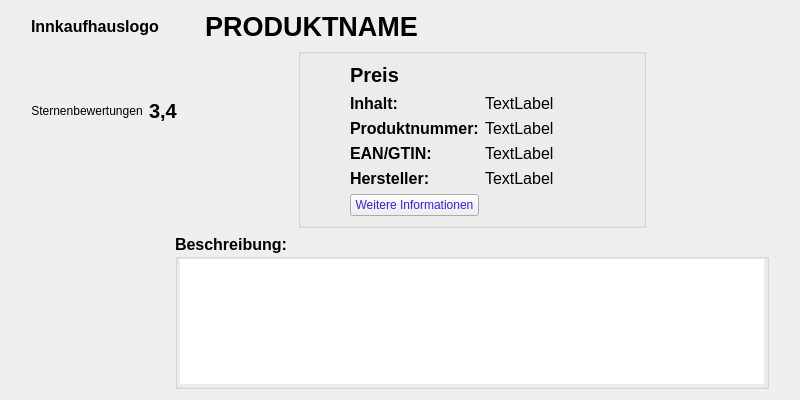
<?xml version="1.0" encoding="UTF-8"?>
<ui version="4.0">
 <class>Widget</class>
 <widget class="QWidget" name="Widget">
  <property name="geometry">
   <rect>
    <x>0</x>
    <y>0</y>
    <width>800</width>
    <height>400</height>
   </rect>
  </property>
  <property name="sizePolicy">
   <sizepolicy hsizetype="Expanding" vsizetype="Expanding">
    <horstretch>0</horstretch>
    <verstretch>0</verstretch>
   </sizepolicy>
  </property>
  <property name="maximumSize">
   <size>
    <width>800</width>
    <height>400</height>
   </size>
  </property>
  <property name="windowTitle">
   <string>Widget</string>
  </property>
  <property name="autoFillBackground">
   <bool>false</bool>
  </property>
  <property name="styleSheet">
   <string notr="true">QWidget#_Widget { background-color: qconicalgradient(cx:0, cy:0, angle:129.738, stop:0.310293 rgba(131, 201, 201, 0), stop:0.375 rgba(40, 201, 198, 17), stop:0.423533 rgba(0, 221, 255, 68), stop:0.45 rgba(66, 245, 255, 54), stop:0.477581 rgba(101, 255, 251, 75), stop:0.518717 rgba(98, 255, 244, 45), stop:0.55 rgba(88, 243, 255, 95), stop:0.57754 rgba(98, 244, 255, 73), stop:0.626597 rgba(108, 255, 254, 19), stop:0.687453 rgba(114, 255, 242, 0)); }
QWidget#Widget { background-color: &quot;white&quot; }</string>
  </property>
  <layout class="QGridLayout" name="gridLayout_2">
   <item row="1" column="1" rowspan="2">
    <widget class="QStackedWidget" name="stackedWidget">
     <property name="currentIndex">
      <number>1</number>
     </property>
     <widget class="QWidget" name="page_1">
      <layout class="QGridLayout" name="gridLayout">
       <property name="leftMargin">
        <number>0</number>
       </property>
       <property name="topMargin">
        <number>0</number>
       </property>
       <property name="rightMargin">
        <number>0</number>
       </property>
       <property name="bottomMargin">
        <number>0</number>
       </property>
       <item row="4" column="0" colspan="3">
        <layout class="QHBoxLayout" name="horizontalLayout_2">
         <item>
          <spacer name="horizontalSpacer_6">
           <property name="orientation">
            <enum>Qt::Horizontal</enum>
           </property>
           <property name="sizeType">
            <enum>QSizePolicy::Fixed</enum>
           </property>
           <property name="sizeHint" stdset="0">
            <size>
             <width>40</width>
             <height>20</height>
            </size>
           </property>
          </spacer>
         </item>
         <item>
          <layout class="QVBoxLayout" name="verticalLayout">
           <item>
            <widget class="QLabel" name="label_10">
             <property name="sizePolicy">
              <sizepolicy hsizetype="Fixed" vsizetype="Preferred">
               <horstretch>0</horstretch>
               <verstretch>0</verstretch>
              </sizepolicy>
             </property>
             <property name="font">
              <font>
               <pointsize>9</pointsize>
               <bold>true</bold>
              </font>
             </property>
             <property name="text">
              <string>Innkaufhaus Schuhmacher KG</string>
             </property>
            </widget>
           </item>
           <item>
            <widget class="QLabel" name="label_9">
             <property name="sizePolicy">
              <sizepolicy hsizetype="Fixed" vsizetype="Preferred">
               <horstretch>0</horstretch>
               <verstretch>0</verstretch>
              </sizepolicy>
             </property>
             <property name="font">
              <font>
               <pointsize>9</pointsize>
               <bold>true</bold>
              </font>
             </property>
             <property name="text">
              <string>Ledererzeile 1-5</string>
             </property>
            </widget>
           </item>
           <item>
            <widget class="QLabel" name="label_6">
             <property name="sizePolicy">
              <sizepolicy hsizetype="Fixed" vsizetype="Preferred">
               <horstretch>0</horstretch>
               <verstretch>0</verstretch>
              </sizepolicy>
             </property>
             <property name="font">
              <font>
               <pointsize>9</pointsize>
               <bold>true</bold>
              </font>
             </property>
             <property name="text">
              <string>83512 Wasserburg am Inn</string>
             </property>
            </widget>
           </item>
          </layout>
         </item>
         <item>
          <spacer name="horizontalSpacer_4">
           <property name="orientation">
            <enum>Qt::Horizontal</enum>
           </property>
           <property name="sizeHint" stdset="0">
            <size>
             <width>40</width>
             <height>20</height>
            </size>
           </property>
          </spacer>
         </item>
         <item>
          <layout class="QVBoxLayout" name="verticalLayout_3">
           <item>
            <widget class="QLabel" name="label_13">
             <property name="sizePolicy">
              <sizepolicy hsizetype="Fixed" vsizetype="Preferred">
               <horstretch>0</horstretch>
               <verstretch>0</verstretch>
              </sizepolicy>
             </property>
             <property name="font">
              <font>
               <pointsize>9</pointsize>
               <bold>true</bold>
              </font>
             </property>
             <property name="text">
              <string>Öffnungszeiten:</string>
             </property>
            </widget>
           </item>
           <item>
            <widget class="QLabel" name="label_12">
             <property name="sizePolicy">
              <sizepolicy hsizetype="Fixed" vsizetype="Preferred">
               <horstretch>0</horstretch>
               <verstretch>0</verstretch>
              </sizepolicy>
             </property>
             <property name="font">
              <font>
               <pointsize>9</pointsize>
               <bold>true</bold>
              </font>
             </property>
             <property name="text">
              <string>Mo - Fr: 09:00 - 18:30 Uhr</string>
             </property>
            </widget>
           </item>
           <item>
            <widget class="QLabel" name="label_11">
             <property name="sizePolicy">
              <sizepolicy hsizetype="Fixed" vsizetype="Preferred">
               <horstretch>0</horstretch>
               <verstretch>0</verstretch>
              </sizepolicy>
             </property>
             <property name="font">
              <font>
               <pointsize>9</pointsize>
               <bold>true</bold>
              </font>
             </property>
             <property name="text">
              <string>Sa: 09:00 - 17:00 Uhr</string>
             </property>
            </widget>
           </item>
          </layout>
         </item>
         <item>
          <spacer name="horizontalSpacer_5">
           <property name="orientation">
            <enum>Qt::Horizontal</enum>
           </property>
           <property name="sizeType">
            <enum>QSizePolicy::Fixed</enum>
           </property>
           <property name="sizeHint" stdset="0">
            <size>
             <width>40</width>
             <height>20</height>
            </size>
           </property>
          </spacer>
         </item>
        </layout>
       </item>
       <item row="0" column="0" colspan="3">
        <layout class="QHBoxLayout" name="horizontalLayout_3">
         <item>
          <spacer name="horizontalSpacer_7">
           <property name="orientation">
            <enum>Qt::Horizontal</enum>
           </property>
           <property name="sizeType">
            <enum>QSizePolicy::Fixed</enum>
           </property>
           <property name="sizeHint" stdset="0">
            <size>
             <width>10</width>
             <height>20</height>
            </size>
           </property>
          </spacer>
         </item>
         <item>
          <widget class="QLabel" name="logo">
           <property name="sizePolicy">
            <sizepolicy hsizetype="Preferred" vsizetype="Fixed">
             <horstretch>0</horstretch>
             <verstretch>0</verstretch>
            </sizepolicy>
           </property>
           <property name="text">
            <string/>
           </property>
          </widget>
         </item>
         <item>
          <spacer name="horizontalSpacer_11">
           <property name="orientation">
            <enum>Qt::Horizontal</enum>
           </property>
           <property name="sizeHint" stdset="0">
            <size>
             <width>40</width>
             <height>20</height>
            </size>
           </property>
          </spacer>
         </item>
         <item>
          <widget class="QLabel" name="label_3">
           <property name="sizePolicy">
            <sizepolicy hsizetype="Expanding" vsizetype="Fixed">
             <horstretch>0</horstretch>
             <verstretch>0</verstretch>
            </sizepolicy>
           </property>
           <property name="font">
            <font>
             <pointsize>22</pointsize>
             <bold>true</bold>
            </font>
           </property>
           <property name="text">
            <string>Feinkost Barcode Scanner</string>
           </property>
           <property name="alignment">
            <set>Qt::AlignHCenter|Qt::AlignTop</set>
           </property>
          </widget>
         </item>
         <item>
          <spacer name="horizontalSpacer_10">
           <property name="orientation">
            <enum>Qt::Horizontal</enum>
           </property>
           <property name="sizeHint" stdset="0">
            <size>
             <width>40</width>
             <height>20</height>
            </size>
           </property>
          </spacer>
         </item>
         <item>
          <spacer name="horizontalSpacer_12">
           <property name="orientation">
            <enum>Qt::Horizontal</enum>
           </property>
           <property name="sizeHint" stdset="0">
            <size>
             <width>40</width>
             <height>20</height>
            </size>
           </property>
          </spacer>
         </item>
        </layout>
       </item>
       <item row="3" column="0">
        <widget class="QStackedWidget" name="stackedWidget_advertise">
         <property name="currentIndex">
          <number>0</number>
         </property>
         <widget class="QWidget" name="page_5">
          <layout class="QGridLayout" name="gridLayout_8">
           <item row="0" column="0">
            <widget class="QGroupBox" name="groupBoxAdvertise">
             <property name="font">
              <font>
               <family>Segoe UI</family>
               <pointsize>15</pointsize>
               <bold>false</bold>
              </font>
             </property>
             <property name="title">
              <string>Aus unserem Sortiment:</string>
             </property>
             <layout class="QHBoxLayout" name="horizontalLayout_8">
              <item>
               <spacer name="horizontalSpacer_21">
                <property name="orientation">
                 <enum>Qt::Horizontal</enum>
                </property>
                <property name="sizeHint" stdset="0">
                 <size>
                  <width>40</width>
                  <height>20</height>
                 </size>
                </property>
               </spacer>
              </item>
              <item>
               <layout class="QVBoxLayout" name="verticalLayout_7">
                <item>
                 <widget class="QLabel" name="Advertise_artikel_name">
                  <property name="font">
                   <font>
                    <pointsize>12</pointsize>
                    <bold>true</bold>
                   </font>
                  </property>
                  <property name="text">
                   <string>Advertise_artikel_name</string>
                  </property>
                  <property name="alignment">
                   <set>Qt::AlignCenter</set>
                  </property>
                 </widget>
                </item>
                <item>
                 <widget class="QLabel" name="VorschauBild1">
                  <property name="text">
                   <string>VorschauBild1</string>
                  </property>
                  <property name="alignment">
                   <set>Qt::AlignCenter</set>
                  </property>
                 </widget>
                </item>
                <item>
                 <widget class="QTextEdit" name="textEdit_previewdescription">
                  <property name="sizePolicy">
                   <sizepolicy hsizetype="Ignored" vsizetype="Ignored">
                    <horstretch>0</horstretch>
                    <verstretch>0</verstretch>
                   </sizepolicy>
                  </property>
                  <property name="minimumSize">
                   <size>
                    <width>150</width>
                    <height>50</height>
                   </size>
                  </property>
                  <property name="font">
                   <font>
                    <pointsize>8</pointsize>
                   </font>
                  </property>
                  <property name="frameShape">
                   <enum>QFrame::NoFrame</enum>
                  </property>
                  <property name="readOnly">
                   <bool>true</bool>
                  </property>
                  <property name="html">
                   <string>&lt;!DOCTYPE HTML PUBLIC &quot;-//W3C//DTD HTML 4.0//EN&quot; &quot;http://www.w3.org/TR/REC-html40/strict.dtd&quot;&gt;
&lt;html&gt;&lt;head&gt;&lt;meta name=&quot;qrichtext&quot; content=&quot;1&quot; /&gt;&lt;meta charset=&quot;utf-8&quot; /&gt;&lt;style type=&quot;text/css&quot;&gt;
p, li { white-space: pre-wrap; }
&lt;/style&gt;&lt;/head&gt;&lt;body style=&quot; font-family:'Segoe UI'; font-size:8pt; font-weight:400; font-style:normal;&quot;&gt;
&lt;p style=&quot; margin-top:0px; margin-bottom:0px; margin-left:0px; margin-right:0px; -qt-block-indent:0; text-indent:0px;&quot;&gt;a&lt;/p&gt;
&lt;p style=&quot; margin-top:0px; margin-bottom:0px; margin-left:0px; margin-right:0px; -qt-block-indent:0; text-indent:0px;&quot;&gt;a&lt;/p&gt;
&lt;p style=&quot; margin-top:0px; margin-bottom:0px; margin-left:0px; margin-right:0px; -qt-block-indent:0; text-indent:0px;&quot;&gt;äöäää&lt;/p&gt;
&lt;p style=&quot; margin-top:0px; margin-bottom:0px; margin-left:0px; margin-right:0px; -qt-block-indent:0; text-indent:0px;&quot;&gt;ää&lt;/p&gt;&lt;/body&gt;&lt;/html&gt;</string>
                  </property>
                 </widget>
                </item>
               </layout>
              </item>
              <item>
               <spacer name="horizontalSpacer_20">
                <property name="orientation">
                 <enum>Qt::Horizontal</enum>
                </property>
                <property name="sizeHint" stdset="0">
                 <size>
                  <width>40</width>
                  <height>20</height>
                 </size>
                </property>
               </spacer>
              </item>
             </layout>
            </widget>
           </item>
          </layout>
         </widget>
         <widget class="QWidget" name="page_6">
          <layout class="QGridLayout" name="gridLayout_4">
           <item row="0" column="2">
            <layout class="QVBoxLayout" name="verticalLayout_4">
             <item>
              <spacer name="verticalSpacer_8">
               <property name="orientation">
                <enum>Qt::Vertical</enum>
               </property>
               <property name="sizeType">
                <enum>QSizePolicy::Expanding</enum>
               </property>
               <property name="sizeHint" stdset="0">
                <size>
                 <width>20</width>
                 <height>0</height>
                </size>
               </property>
              </spacer>
             </item>
             <item>
              <widget class="QLabel" name="label_2">
               <property name="font">
                <font>
                 <pointsize>18</pointsize>
                 <italic>false</italic>
                 <bold>true</bold>
                 <underline>false</underline>
                </font>
               </property>
               <property name="styleSheet">
                <string notr="true">color: rgb(0, 0, 255);</string>
               </property>
               <property name="text">
                <string>Scannen Sie hier den Barcode</string>
               </property>
               <property name="alignment">
                <set>Qt::AlignCenter</set>
               </property>
              </widget>
             </item>
             <item>
              <widget class="QLabel" name="label_14">
               <property name="font">
                <font>
                 <pointsize>18</pointsize>
                 <italic>false</italic>
                 <bold>true</bold>
                 <underline>false</underline>
                </font>
               </property>
               <property name="styleSheet">
                <string notr="true">color: rgb(0, 0, 255);</string>
               </property>
               <property name="text">
                <string> von Produkten um weitere</string>
               </property>
               <property name="alignment">
                <set>Qt::AlignCenter</set>
               </property>
              </widget>
             </item>
             <item>
              <widget class="QLabel" name="label_5">
               <property name="font">
                <font>
                 <pointsize>18</pointsize>
                 <italic>false</italic>
                 <bold>true</bold>
                 <underline>false</underline>
                </font>
               </property>
               <property name="styleSheet">
                <string notr="true">color: rgb(0, 0, 255);</string>
               </property>
               <property name="text">
                <string> Informationen zu bekommen!</string>
               </property>
               <property name="alignment">
                <set>Qt::AlignCenter</set>
               </property>
              </widget>
             </item>
             <item>
              <spacer name="verticalSpacer_5">
               <property name="orientation">
                <enum>Qt::Vertical</enum>
               </property>
               <property name="sizeType">
                <enum>QSizePolicy::Expanding</enum>
               </property>
               <property name="sizeHint" stdset="0">
                <size>
                 <width>20</width>
                 <height>0</height>
                </size>
               </property>
              </spacer>
             </item>
            </layout>
           </item>
           <item row="0" column="0">
            <widget class="QLabel" name="img1">
             <property name="sizePolicy">
              <sizepolicy hsizetype="Preferred" vsizetype="Minimum">
               <horstretch>0</horstretch>
               <verstretch>0</verstretch>
              </sizepolicy>
             </property>
             <property name="text">
              <string/>
             </property>
             <property name="alignment">
              <set>Qt::AlignCenter</set>
             </property>
            </widget>
           </item>
           <item row="0" column="1">
            <widget class="QFrame" name="frame_2">
             <property name="frameShape">
              <enum>QFrame::VLine</enum>
             </property>
             <property name="frameShadow">
              <enum>QFrame::Raised</enum>
             </property>
             <property name="lineWidth">
              <number>2</number>
             </property>
             <property name="midLineWidth">
              <number>0</number>
             </property>
            </widget>
           </item>
          </layout>
         </widget>
        </widget>
       </item>
      </layout>
     </widget>
     <widget class="QWidget" name="page_2">
      <layout class="QGridLayout" name="gridLayout_3">
       <property name="leftMargin">
        <number>0</number>
       </property>
       <property name="topMargin">
        <number>0</number>
       </property>
       <property name="rightMargin">
        <number>0</number>
       </property>
       <property name="bottomMargin">
        <number>0</number>
       </property>
       <item row="4" column="5">
        <spacer name="horizontalSpacer_15">
         <property name="orientation">
          <enum>Qt::Horizontal</enum>
         </property>
         <property name="sizeHint" stdset="0">
          <size>
           <width>40</width>
           <height>20</height>
          </size>
         </property>
        </spacer>
       </item>
       <item row="5" column="3" colspan="3">
        <widget class="QGroupBox" name="groupBox_beschreibung">
         <property name="font">
          <font>
           <pointsize>12</pointsize>
           <bold>true</bold>
          </font>
         </property>
         <property name="title">
          <string>Beschreibung:</string>
         </property>
         <layout class="QGridLayout" name="gridLayout_6">
          <property name="leftMargin">
           <number>2</number>
          </property>
          <property name="topMargin">
           <number>0</number>
          </property>
          <property name="rightMargin">
           <number>2</number>
          </property>
          <property name="bottomMargin">
           <number>2</number>
          </property>
          <item row="0" column="0">
           <widget class="QTextEdit" name="description">
            <property name="sizePolicy">
             <sizepolicy hsizetype="Preferred" vsizetype="Preferred">
              <horstretch>0</horstretch>
              <verstretch>0</verstretch>
             </sizepolicy>
            </property>
            <property name="font">
             <font>
              <family>Arial</family>
              <pointsize>10</pointsize>
              <bold>false</bold>
             </font>
            </property>
            <property name="focusPolicy">
             <enum>Qt::NoFocus</enum>
            </property>
            <property name="frameShape">
             <enum>QFrame::NoFrame</enum>
            </property>
            <property name="verticalScrollBarPolicy">
             <enum>Qt::ScrollBarAlwaysOff</enum>
            </property>
            <property name="horizontalScrollBarPolicy">
             <enum>Qt::ScrollBarAlwaysOff</enum>
            </property>
            <property name="readOnly">
             <bool>true</bool>
            </property>
           </widget>
          </item>
         </layout>
        </widget>
       </item>
       <item row="4" column="0">
        <spacer name="horizontalSpacer_9">
         <property name="orientation">
          <enum>Qt::Horizontal</enum>
         </property>
         <property name="sizeType">
          <enum>QSizePolicy::Fixed</enum>
         </property>
         <property name="sizeHint" stdset="0">
          <size>
           <width>20</width>
           <height>20</height>
          </size>
         </property>
        </spacer>
       </item>
       <item row="4" column="6">
        <spacer name="horizontalSpacer_8">
         <property name="orientation">
          <enum>Qt::Horizontal</enum>
         </property>
         <property name="sizeType">
          <enum>QSizePolicy::Fixed</enum>
         </property>
         <property name="sizeHint" stdset="0">
          <size>
           <width>20</width>
           <height>0</height>
          </size>
         </property>
        </spacer>
       </item>
       <item row="4" column="3">
        <spacer name="horizontalSpacer">
         <property name="orientation">
          <enum>Qt::Horizontal</enum>
         </property>
         <property name="sizeType">
          <enum>QSizePolicy::Expanding</enum>
         </property>
         <property name="sizeHint" stdset="0">
          <size>
           <width>20</width>
           <height>20</height>
          </size>
         </property>
        </spacer>
       </item>
       <item row="0" column="1" colspan="5">
        <layout class="QHBoxLayout" name="horizontalLayout_5">
         <item>
          <widget class="QLabel" name="Innkaufhauslogo">
           <property name="sizePolicy">
            <sizepolicy hsizetype="Preferred" vsizetype="Preferred">
             <horstretch>0</horstretch>
             <verstretch>0</verstretch>
            </sizepolicy>
           </property>
           <property name="font">
            <font>
             <pointsize>12</pointsize>
             <bold>true</bold>
            </font>
           </property>
           <property name="text">
            <string>Innkaufhauslogo</string>
           </property>
          </widget>
         </item>
         <item>
          <spacer name="horizontalSpacer_13">
           <property name="orientation">
            <enum>Qt::Horizontal</enum>
           </property>
           <property name="sizeType">
            <enum>QSizePolicy::Fixed</enum>
           </property>
           <property name="sizeHint" stdset="0">
            <size>
             <width>40</width>
             <height>20</height>
            </size>
           </property>
          </spacer>
         </item>
         <item>
          <widget class="QLabel" name="p_name">
           <property name="sizePolicy">
            <sizepolicy hsizetype="Preferred" vsizetype="Preferred">
             <horstretch>0</horstretch>
             <verstretch>0</verstretch>
            </sizepolicy>
           </property>
           <property name="font">
            <font>
             <family>Segoe UI</family>
             <pointsize>20</pointsize>
             <italic>false</italic>
             <bold>true</bold>
             <underline>false</underline>
            </font>
           </property>
           <property name="styleSheet">
            <string notr="true">background-image: &quot;://C:/Users/Markus/Desktop/Schulzeug/Q11/Englisch Converstation/innkaufhaus_wasserburg.jpg (2).jpg&quot;</string>
           </property>
           <property name="text">
            <string>PRODUKTNAME</string>
           </property>
           <property name="alignment">
            <set>Qt::AlignCenter</set>
           </property>
          </widget>
         </item>
         <item>
          <spacer name="horizontalSpacer_14">
           <property name="orientation">
            <enum>Qt::Horizontal</enum>
           </property>
           <property name="sizeHint" stdset="0">
            <size>
             <width>40</width>
             <height>20</height>
            </size>
           </property>
          </spacer>
         </item>
        </layout>
       </item>
       <item row="4" column="2">
        <spacer name="horizontalSpacer_16">
         <property name="orientation">
          <enum>Qt::Horizontal</enum>
         </property>
         <property name="sizeType">
          <enum>QSizePolicy::Fixed</enum>
         </property>
         <property name="sizeHint" stdset="0">
          <size>
           <width>20</width>
           <height>20</height>
          </size>
         </property>
        </spacer>
       </item>
       <item row="3" column="1">
        <widget class="QLabel" name="Sternenbewertungen">
         <property name="text">
          <string>Sternenbewertungen</string>
         </property>
         <property name="alignment">
          <set>Qt::AlignCenter</set>
         </property>
        </widget>
       </item>
       <item row="4" column="1" rowspan="2">
        <widget class="QLabel" name="img">
         <property name="enabled">
          <bool>true</bool>
         </property>
         <property name="sizePolicy">
          <sizepolicy hsizetype="Preferred" vsizetype="Preferred">
           <horstretch>0</horstretch>
           <verstretch>0</verstretch>
          </sizepolicy>
         </property>
         <property name="minimumSize">
          <size>
           <width>10</width>
           <height>10</height>
          </size>
         </property>
         <property name="font">
          <font>
           <pointsize>100</pointsize>
          </font>
         </property>
         <property name="frameShape">
          <enum>QFrame::NoFrame</enum>
         </property>
         <property name="text">
          <string/>
         </property>
         <property name="alignment">
          <set>Qt::AlignCenter</set>
         </property>
        </widget>
       </item>
       <item row="1" column="1" colspan="4">
        <spacer name="verticalSpacer">
         <property name="orientation">
          <enum>Qt::Vertical</enum>
         </property>
         <property name="sizeType">
          <enum>QSizePolicy::Preferred</enum>
         </property>
         <property name="sizeHint" stdset="0">
          <size>
           <width>20</width>
           <height>10</height>
          </size>
         </property>
        </spacer>
       </item>
       <item row="2" column="1">
        <spacer name="verticalSpacer_9">
         <property name="orientation">
          <enum>Qt::Vertical</enum>
         </property>
         <property name="sizeType">
          <enum>QSizePolicy::Fixed</enum>
         </property>
         <property name="sizeHint" stdset="0">
          <size>
           <width>20</width>
           <height>20</height>
          </size>
         </property>
        </spacer>
       </item>
       <item row="2" column="4" rowspan="3">
        <layout class="QVBoxLayout" name="verticalLayout_5">
         <property name="spacing">
          <number>0</number>
         </property>
         <property name="sizeConstraint">
          <enum>QLayout::SetMaximumSize</enum>
         </property>
         <item>
          <spacer name="verticalSpacer_2">
           <property name="orientation">
            <enum>Qt::Vertical</enum>
           </property>
           <property name="sizeHint" stdset="0">
            <size>
             <width>20</width>
             <height>10</height>
            </size>
           </property>
          </spacer>
         </item>
         <item>
          <widget class="QGroupBox" name="groupBox_infos">
           <property name="title">
            <string/>
           </property>
           <property name="flat">
            <bool>false</bool>
           </property>
           <layout class="QGridLayout" name="gridLayout_7">
            <item row="4" column="2">
             <widget class="QLabel" name="hersteller">
              <property name="font">
               <font>
                <pointsize>12</pointsize>
               </font>
              </property>
              <property name="text">
               <string>TextLabel</string>
              </property>
             </widget>
            </item>
            <item row="1" column="2">
             <widget class="QLabel" name="inhalt">
              <property name="font">
               <font>
                <pointsize>12</pointsize>
               </font>
              </property>
              <property name="text">
               <string>TextLabel</string>
              </property>
             </widget>
            </item>
            <item row="3" column="1">
             <widget class="QLabel" name="label">
              <property name="font">
               <font>
                <pointsize>12</pointsize>
                <bold>true</bold>
               </font>
              </property>
              <property name="text">
               <string>EAN/GTIN:</string>
              </property>
             </widget>
            </item>
            <item row="1" column="3">
             <spacer name="horizontalSpacer_18">
              <property name="orientation">
               <enum>Qt::Horizontal</enum>
              </property>
              <property name="sizeHint" stdset="0">
               <size>
                <width>40</width>
                <height>20</height>
               </size>
              </property>
             </spacer>
            </item>
            <item row="0" column="1" colspan="2">
             <widget class="QLabel" name="preis">
              <property name="font">
               <font>
                <pointsize>15</pointsize>
                <bold>true</bold>
               </font>
              </property>
              <property name="text">
               <string>Preis</string>
              </property>
             </widget>
            </item>
            <item row="3" column="2">
             <widget class="QLabel" name="ean">
              <property name="font">
               <font>
                <pointsize>12</pointsize>
               </font>
              </property>
              <property name="text">
               <string>TextLabel</string>
              </property>
             </widget>
            </item>
            <item row="1" column="4">
             <spacer name="horizontalSpacer_19">
              <property name="orientation">
               <enum>Qt::Horizontal</enum>
              </property>
              <property name="sizeHint" stdset="0">
               <size>
                <width>40</width>
                <height>20</height>
               </size>
              </property>
             </spacer>
            </item>
            <item row="1" column="0">
             <spacer name="horizontalSpacer_17">
              <property name="orientation">
               <enum>Qt::Horizontal</enum>
              </property>
              <property name="sizeHint" stdset="0">
               <size>
                <width>40</width>
                <height>20</height>
               </size>
              </property>
             </spacer>
            </item>
            <item row="1" column="1">
             <widget class="QLabel" name="i2">
              <property name="font">
               <font>
                <pointsize>12</pointsize>
                <bold>true</bold>
               </font>
              </property>
              <property name="text">
               <string>Inhalt:</string>
              </property>
             </widget>
            </item>
            <item row="2" column="2">
             <widget class="QLabel" name="p_num">
              <property name="font">
               <font>
                <pointsize>12</pointsize>
               </font>
              </property>
              <property name="text">
               <string>TextLabel</string>
              </property>
             </widget>
            </item>
            <item row="2" column="1">
             <widget class="QLabel" name="i3">
              <property name="font">
               <font>
                <pointsize>12</pointsize>
                <bold>true</bold>
               </font>
              </property>
              <property name="text">
               <string>Produktnummer:</string>
              </property>
             </widget>
            </item>
            <item row="4" column="1">
             <widget class="QLabel" name="price_i">
              <property name="font">
               <font>
                <pointsize>12</pointsize>
                <bold>true</bold>
               </font>
              </property>
              <property name="text">
               <string>Hersteller:</string>
              </property>
             </widget>
            </item>
            <item row="5" column="1">
             <layout class="QHBoxLayout" name="horizontalLayout_4">
              <item>
               <widget class="QPushButton" name="pushButton_more_infos_hersteller">
                <property name="styleSheet">
                 <string notr="true">color: rgb(54, 28, 255);</string>
                </property>
                <property name="text">
                 <string>Weitere Informationen</string>
                </property>
               </widget>
              </item>
             </layout>
            </item>
           </layout>
          </widget>
         </item>
         <item>
          <spacer name="verticalSpacer_11">
           <property name="orientation">
            <enum>Qt::Vertical</enum>
           </property>
           <property name="sizeHint" stdset="0">
            <size>
             <width>20</width>
             <height>10</height>
            </size>
           </property>
          </spacer>
         </item>
        </layout>
       </item>
       <item row="3" column="2" colspan="2">
        <widget class="QLabel" name="label_15">
         <property name="font">
          <font>
           <pointsize>15</pointsize>
           <bold>true</bold>
          </font>
         </property>
         <property name="text">
          <string>3,4</string>
         </property>
        </widget>
       </item>
      </layout>
     </widget>
     <widget class="QWidget" name="page_3">
      <property name="font">
       <font>
        <pointsize>30</pointsize>
       </font>
      </property>
      <property name="layoutDirection">
       <enum>Qt::LeftToRight</enum>
      </property>
      <layout class="QVBoxLayout" name="verticalLayout_2">
       <property name="leftMargin">
        <number>0</number>
       </property>
       <property name="topMargin">
        <number>0</number>
       </property>
       <property name="rightMargin">
        <number>0</number>
       </property>
       <property name="bottomMargin">
        <number>0</number>
       </property>
       <item>
        <spacer name="verticalSpacer_3">
         <property name="orientation">
          <enum>Qt::Vertical</enum>
         </property>
         <property name="sizeType">
          <enum>QSizePolicy::Fixed</enum>
         </property>
         <property name="sizeHint" stdset="0">
          <size>
           <width>20</width>
           <height>40</height>
          </size>
         </property>
        </spacer>
       </item>
       <item>
        <widget class="QLabel" name="label_7">
         <property name="font">
          <font>
           <pointsize>15</pointsize>
          </font>
         </property>
         <property name="text">
          <string>Es tut uns Leid.</string>
         </property>
         <property name="alignment">
          <set>Qt::AlignCenter</set>
         </property>
        </widget>
       </item>
       <item>
        <widget class="QLabel" name="label_8">
         <property name="font">
          <font>
           <pointsize>15</pointsize>
          </font>
         </property>
         <property name="layoutDirection">
          <enum>Qt::LeftToRight</enum>
         </property>
         <property name="text">
          <string>Es konnten Leider keine Informationen zu diesem Produkt gefunden werden.</string>
         </property>
         <property name="alignment">
          <set>Qt::AlignCenter</set>
         </property>
        </widget>
       </item>
       <item>
        <widget class="QLabel" name="label_4">
         <property name="font">
          <font>
           <pointsize>12</pointsize>
          </font>
         </property>
         <property name="text">
          <string/>
         </property>
         <property name="alignment">
          <set>Qt::AlignCenter</set>
         </property>
        </widget>
       </item>
       <item>
        <spacer name="verticalSpacer_7">
         <property name="orientation">
          <enum>Qt::Vertical</enum>
         </property>
         <property name="sizeHint" stdset="0">
          <size>
           <width>20</width>
           <height>40</height>
          </size>
         </property>
        </spacer>
       </item>
       <item>
        <layout class="QHBoxLayout" name="horizontalLayout">
         <item>
          <spacer name="horizontalSpacer_2">
           <property name="orientation">
            <enum>Qt::Horizontal</enum>
           </property>
           <property name="sizeHint" stdset="0">
            <size>
             <width>40</width>
             <height>20</height>
            </size>
           </property>
          </spacer>
         </item>
         <item>
          <widget class="QLabel" name="frame">
           <property name="text">
            <string/>
           </property>
          </widget>
         </item>
         <item>
          <spacer name="horizontalSpacer_3">
           <property name="orientation">
            <enum>Qt::Horizontal</enum>
           </property>
           <property name="sizeHint" stdset="0">
            <size>
             <width>40</width>
             <height>20</height>
            </size>
           </property>
          </spacer>
         </item>
        </layout>
       </item>
       <item>
        <spacer name="verticalSpacer_6">
         <property name="orientation">
          <enum>Qt::Vertical</enum>
         </property>
         <property name="sizeHint" stdset="0">
          <size>
           <width>20</width>
           <height>40</height>
          </size>
         </property>
        </spacer>
       </item>
       <item>
        <spacer name="verticalSpacer_4">
         <property name="orientation">
          <enum>Qt::Vertical</enum>
         </property>
         <property name="sizeHint" stdset="0">
          <size>
           <width>20</width>
           <height>40</height>
          </size>
         </property>
        </spacer>
       </item>
      </layout>
     </widget>
     <widget class="QWidget" name="page_4">
      <layout class="QGridLayout" name="gridLayout_9">
       <item row="2" column="0">
        <widget class="QTextEdit" name="textEdit_hersteller_description">
         <property name="font">
          <font>
           <pointsize>12</pointsize>
          </font>
         </property>
         <property name="frameShape">
          <enum>QFrame::NoFrame</enum>
         </property>
         <property name="readOnly">
          <bool>true</bool>
         </property>
        </widget>
       </item>
       <item row="3" column="0">
        <widget class="QPushButton" name="pushButton_back_from_hersteller_page">
         <property name="text">
          <string>Zurück</string>
         </property>
        </widget>
       </item>
       <item row="0" column="0">
        <layout class="QHBoxLayout" name="horizontalLayout_6">
         <item>
          <widget class="QLabel" name="label_16">
           <property name="font">
            <font>
             <pointsize>16</pointsize>
            </font>
           </property>
           <property name="text">
            <string>Hersteller:</string>
           </property>
          </widget>
         </item>
         <item>
          <widget class="QLabel" name="label_herstellername">
           <property name="font">
            <font>
             <pointsize>16</pointsize>
             <bold>true</bold>
            </font>
           </property>
           <property name="text">
            <string>Herstellername</string>
           </property>
          </widget>
         </item>
        </layout>
       </item>
      </layout>
     </widget>
    </widget>
   </item>
  </layout>
 </widget>
 <resources/>
 <connections/>
</ui>
